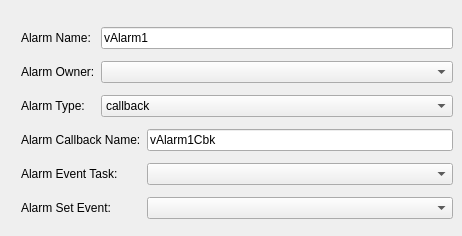
    <widget class="QWidget" name="tabAlm">
     <attribute name="title">
      <string>Alarm</string>
     </attribute>
     <widget class="QWidget" name="layoutWidget_10">
      <property name="geometry">
       <rect>
        <x>21</x>
        <y>21</y>
        <width>432</width>
        <height>206</height>
       </rect>
      </property>
      <layout class="QGridLayout" name="gridLayout_5">
       <item row="0" column="0">
        <widget class="QLabel" name="label_19">
         <property name="enabled">
          <bool>true</bool>
         </property>
         <property name="frameShape">
          <enum>QFrame::NoFrame</enum>
         </property>
         <property name="text">
          <string>&lt;html&gt;&lt;head/&gt;&lt;body&gt;&lt;p&gt;Alarm Name:&lt;/p&gt;&lt;/body&gt;&lt;/html&gt;</string>
         </property>
        </widget>
       </item>
       <item row="0" column="1" colspan="2">
        <widget class="QLineEdit" name="leAlarmName">
         <property name="enabled">
          <bool>true</bool>
         </property>
         <property name="minimumSize">
          <size>
           <width>231</width>
           <height>0</height>
          </size>
         </property>
         <property name="text">
          <string>vAlarm1</string>
         </property>
        </widget>
       </item>
       <item row="1" column="0">
        <widget class="QLabel" name="label_24">
         <property name="text">
          <string>&lt;html&gt;&lt;head/&gt;&lt;body&gt;&lt;p&gt;Alarm Owner:&lt;/p&gt;&lt;/body&gt;&lt;/html&gt;</string>
         </property>
        </widget>
       </item>
       <item row="1" column="1" colspan="2">
        <widget class="QComboBox" name="cmbxAlarmOwner">
         <property name="minimumSize">
          <size>
           <width>231</width>
           <height>0</height>
          </size>
         </property>
         <property name="toolTip">
          <string>&lt;!DOCTYPE HTML PUBLIC &quot;-//W3C//DTD HTML 4.0//EN&quot; &quot;http://www.w3.org/TR/REC-html40/strict.dtd&quot;&gt;
&lt;html&gt;&lt;head&gt;&lt;meta name=&quot;qrichtext&quot; content=&quot;1&quot; /&gt;&lt;style type=&quot;text/css&quot;&gt;
p, li { white-space: pre-wrap; }
&lt;/style&gt;&lt;/head&gt;&lt;body style=&quot; font-family:'Monospace'; font-size:12pt; font-weight:400; font-style:normal;&quot;&gt;
&lt;table border=&quot;0&quot; style=&quot;-qt-table-type: root; margin-top:4px; margin-bottom:4px; margin-left:4px; margin-right:4px;&quot;&gt;
&lt;tr&gt;
&lt;td style=&quot;border: none;&quot;&gt;
&lt;p style=&quot;-qt-paragraph-type:empty; margin-top:0px; margin-bottom:0px; margin-left:0px; margin-right:0px; -qt-block-indent:0; text-indent:0px;&quot;&gt;&lt;br /&gt;&lt;/p&gt;&lt;/td&gt;&lt;/tr&gt;&lt;/table&gt;&lt;/body&gt;&lt;/html&gt;</string>
         </property>
        </widget>
       </item>
       <item row="2" column="0">
        <widget class="QLabel" name="label_20">
         <property name="text">
          <string>&lt;html&gt;&lt;head/&gt;&lt;body&gt;&lt;p&gt;Alarm Type:&lt;/p&gt;&lt;/body&gt;&lt;/html&gt;</string>
         </property>
        </widget>
       </item>
       <item row="2" column="1" colspan="2">
        <widget class="QComboBox" name="cmbxAlarmType">
         <property name="minimumSize">
          <size>
           <width>231</width>
           <height>0</height>
          </size>
         </property>
         <property name="toolTip">
          <string>&lt;!DOCTYPE HTML PUBLIC &quot;-//W3C//DTD HTML 4.0//EN&quot; &quot;http://www.w3.org/TR/REC-html40/strict.dtd&quot;&gt;
&lt;html&gt;&lt;head&gt;&lt;meta name=&quot;qrichtext&quot; content=&quot;1&quot; /&gt;&lt;style type=&quot;text/css&quot;&gt;
p, li { white-space: pre-wrap; }
&lt;/style&gt;&lt;/head&gt;&lt;body style=&quot; font-family:'Monospace'; font-size:12pt; font-weight:400; font-style:normal;&quot;&gt;
&lt;table border=&quot;0&quot; style=&quot;-qt-table-type: root; margin-top:4px; margin-bottom:4px; margin-left:4px; margin-right:4px;&quot;&gt;
&lt;tr&gt;
&lt;td style=&quot;border: none;&quot;&gt;
&lt;p style=&quot; margin-top:0px; margin-bottom:0px; margin-left:0px; margin-right:0px; -qt-block-indent:0; text-indent:0px;&quot;&gt;配置GaInOS报警器的类型&lt;/p&gt;&lt;/td&gt;&lt;/tr&gt;&lt;/table&gt;&lt;/body&gt;&lt;/html&gt;</string>
         </property>
         <item>
          <property name="text">
           <string>callback</string>
          </property>
         </item>
         <item>
          <property name="text">
           <string>task</string>
          </property>
         </item>
         <item>
          <property name="text">
           <string>event</string>
          </property>
         </item>
        </widget>
       </item>
       <item row="3" column="0" colspan="2">
        <widget class="QLabel" name="label_21">
         <property name="text">
          <string>&lt;html&gt;&lt;head/&gt;&lt;body&gt;&lt;p&gt;Alarm Callback Name:&lt;/p&gt;&lt;/body&gt;&lt;/html&gt;</string>
         </property>
        </widget>
       </item>
       <item row="3" column="2">
        <widget class="QLineEdit" name="leAlarmCbk">
         <property name="toolTip">
          <string>&lt;html&gt;&lt;head/&gt;&lt;body&gt;&lt;p&gt;配置GaInOS报警器回调函数的名称&lt;/p&gt;&lt;/body&gt;&lt;/html&gt;</string>
         </property>
         <property name="text">
          <string>vAlarm1Cbk</string>
         </property>
        </widget>
       </item>
       <item row="4" column="0" colspan="2">
        <widget class="QLabel" name="lblAlarmTask">
         <property name="text">
          <string>&lt;html&gt;&lt;head/&gt;&lt;body&gt;&lt;p&gt;Alarm Event Task:&lt;/p&gt;&lt;/body&gt;&lt;/html&gt;</string>
         </property>
        </widget>
       </item>
       <item row="4" column="2">
        <widget class="QComboBox" name="cmbxAlarmTask">
         <property name="minimumSize">
          <size>
           <width>231</width>
           <height>0</height>
          </size>
         </property>
         <property name="toolTip">
          <string>&lt;!DOCTYPE HTML PUBLIC &quot;-//W3C//DTD HTML 4.0//EN&quot; &quot;http://www.w3.org/TR/REC-html40/strict.dtd&quot;&gt;
&lt;html&gt;&lt;head&gt;&lt;meta name=&quot;qrichtext&quot; content=&quot;1&quot; /&gt;&lt;style type=&quot;text/css&quot;&gt;
p, li { white-space: pre-wrap; }
&lt;/style&gt;&lt;/head&gt;&lt;body style=&quot; font-family:'Monospace'; font-size:12pt; font-weight:400; font-style:normal;&quot;&gt;
&lt;table border=&quot;0&quot; style=&quot;-qt-table-type: root; margin-top:4px; margin-bottom:4px; margin-left:4px; margin-right:4px;&quot;&gt;
&lt;tr&gt;
&lt;td style=&quot;border: none;&quot;&gt;
&lt;p style=&quot;-qt-paragraph-type:empty; margin-top:0px; margin-bottom:0px; margin-left:0px; margin-right:0px; -qt-block-indent:0; text-indent:0px;&quot;&gt;&lt;br /&gt;&lt;/p&gt;&lt;/td&gt;&lt;/tr&gt;&lt;/table&gt;&lt;/body&gt;&lt;/html&gt;</string>
         </property>
        </widget>
       </item>
       <item row="5" column="0" colspan="2">
        <widget class="QLabel" name="label_23">
         <property name="text">
          <string>&lt;html&gt;&lt;head/&gt;&lt;body&gt;&lt;p&gt;Alarm Set Event:&lt;/p&gt;&lt;/body&gt;&lt;/html&gt;</string>
         </property>
        </widget>
       </item>
       <item row="5" column="2">
        <widget class="QComboBox" name="cmbxAlarmEvent">
         <property name="minimumSize">
          <size>
           <width>231</width>
           <height>0</height>
          </size>
         </property>
         <property name="toolTip">
          <string>&lt;!DOCTYPE HTML PUBLIC &quot;-//W3C//DTD HTML 4.0//EN&quot; &quot;http://www.w3.org/TR/REC-html40/strict.dtd&quot;&gt;
&lt;html&gt;&lt;head&gt;&lt;meta name=&quot;qrichtext&quot; content=&quot;1&quot; /&gt;&lt;style type=&quot;text/css&quot;&gt;
p, li { white-space: pre-wrap; }
&lt;/style&gt;&lt;/head&gt;&lt;body style=&quot; font-family:'Monospace'; font-size:12pt; font-weight:400; font-style:normal;&quot;&gt;
&lt;table border=&quot;0&quot; style=&quot;-qt-table-type: root; margin-top:4px; margin-bottom:4px; margin-left:4px; margin-right:4px;&quot;&gt;
&lt;tr&gt;
&lt;td style=&quot;border: none;&quot;&gt;
&lt;p style=&quot;-qt-paragraph-type:empty; margin-top:0px; margin-bottom:0px; margin-left:0px; margin-right:0px; -qt-block-indent:0; text-indent:0px;&quot;&gt;&lt;br /&gt;&lt;/p&gt;&lt;/td&gt;&lt;/tr&gt;&lt;/table&gt;&lt;/body&gt;&lt;/html&gt;</string>
         </property>
        </widget>
       </item>
      </layout>
     </widget>
    </widget>
